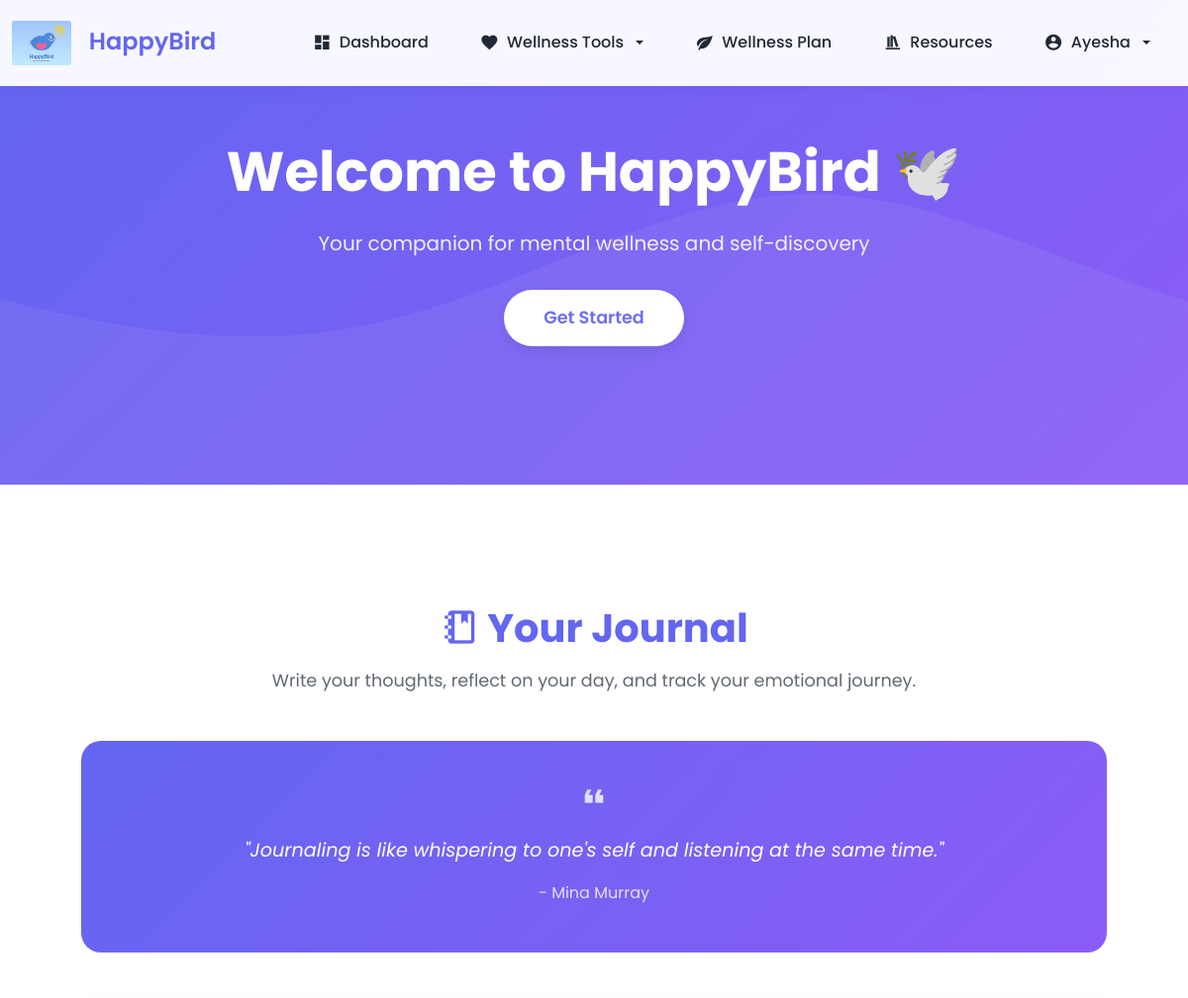
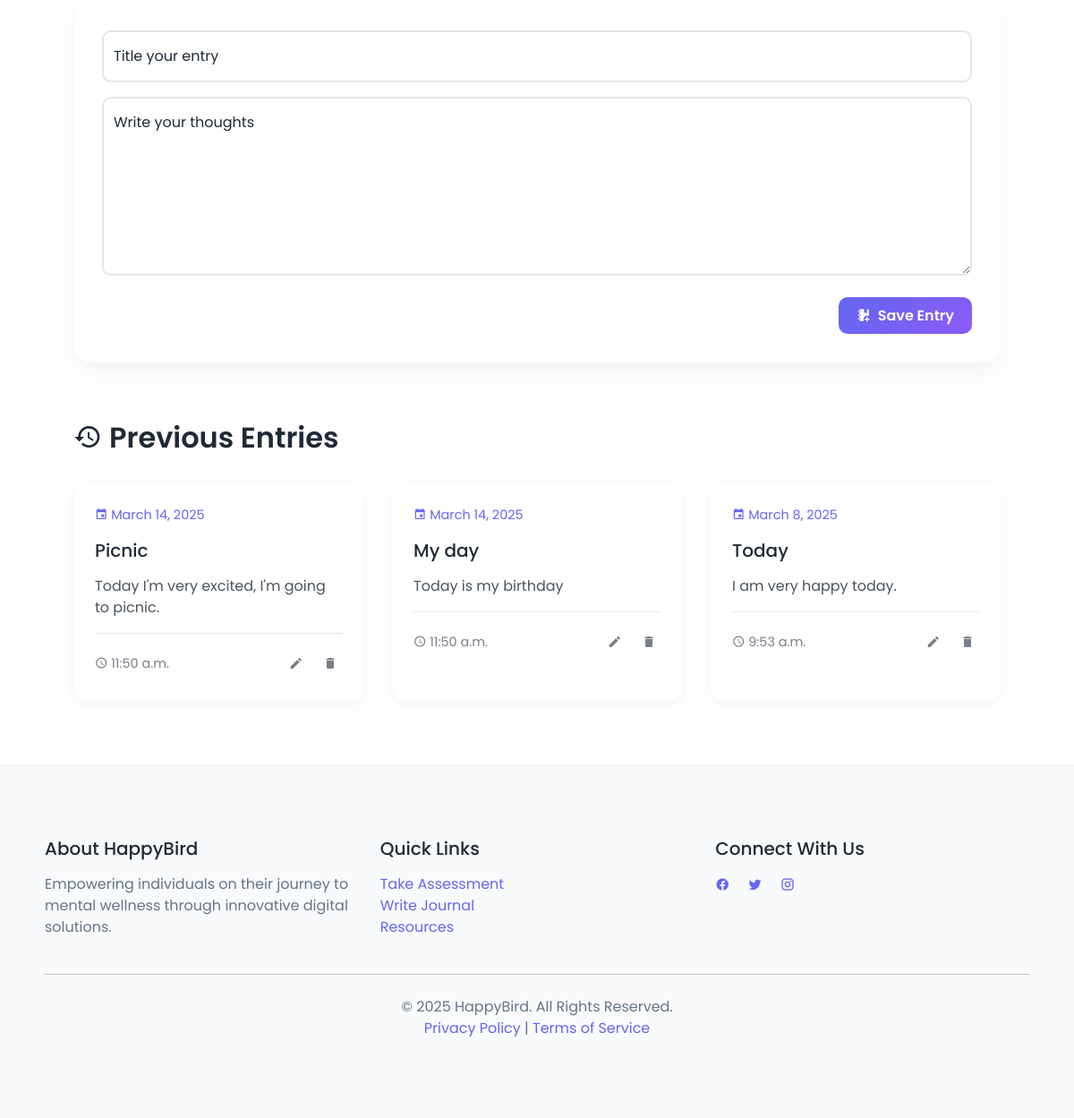
The app's page /journal/ (signed in) with its own data (2 pictures, top to bottom).
### core/models.py (models this page shows, shortened)
class JournalEntry(models.Model):
    user = models.ForeignKey(User, on_delete=models.CASCADE)
    title = models.CharField(max_length=255)
    content = models.TextField()
    created_at = models.DateTimeField(auto_now_add=True)

### core/views.py (the view)
# urls.py: path('journal/', views.journal_view, name='journal'),
@login_required
def journal_view(request):
    if request.method == "POST":
        form = JournalEntryForm(request.POST)
        if form.is_valid():
            entry = form.save(commit=False)
            entry.user = request.user
            entry.save()
            return redirect('journal')  # Refresh the page to show the new entry
    else:
        form = JournalEntryForm()
    entries = JournalEntry.objects.filter(user=request.user).order_by('-created_at')
    return render(request, 'journal.html', {
        'form': form,
        'entries': entries,
    })

### core/forms.py
class JournalEntryForm(forms.ModelForm):
    class Meta:
        model = JournalEntry
        fields = ['title', 'content']

### core/templates/journal.html (shortened to what this page needs)
{% extends 'base.html' %}
{% load static %}
{% block content %}
<div class="journal-container">
    <div class="journal-header" data-aos="fade-down">
        <h1><i class="mdi mdi-notebook-outline me-2"></i>Your Journal</h1>
        <p>Write your thoughts, reflect on your day, and track your emotional journey.</p>
    </div>
    <div class="quote-card" data-aos="fade-up">
        <div class="quote-icon">
            <i class="mdi mdi-format-quote-open"></i>
        </div>
        <p class="quote-text">"Journaling is like whispering to one's self and listening at the same time."</p>
        <p class="quote-author">- Mina Murray</p>
    </div>
    <div class="journal-form-card" data-aos="fade-up" data-aos-delay="100">
        <form method="post">
            <div class="form-floating mb-3">
                <input type="text" class="form-control" name="title" id="title" placeholder="Entry title..." required>
                <label for="title">Title your entry</label>
            </div>
            <div class="form-floating mb-4">
                <textarea class="form-control" name="content" id="content" rows="6" placeholder="What's on your mind?" required style="height: 200px"></textarea>
                <label for="content">Write your thoughts</label>
            </div>
            <div class="text-end">
                <button type="submit" class="btn btn-gradient">
                    <i class="mdi mdi-notebook-plus me-2"></i>Save Entry
                </button>
            </div>
        </form>
    </div>
    {% if entries %}
    <div class="journal-entries-section" data-aos="fade-up" data-aos-delay="200">
        <h2><i class="mdi mdi-history me-2"></i>Previous Entries</h2>
        <div class="journal-entries-grid">
            {% for entry in entries %}
            <div class="journal-entry-card" data-aos="fade-up" data-aos-delay="{{ forloop.counter|add:200 }}">
                <div class="entry-date">
                    <i class="mdi mdi-calendar"></i>
                    {{ entry.created_at|date:"F j, Y" }}
                </div>
                <h5>{{ entry.title }}</h5>
                <p class="entry-content">{{ entry.content }}</p>
                <div class="entry-footer">
                    <span class="entry-time">
                        <i class="mdi mdi-clock-outline"></i>
                        {{ entry.created_at|date:"g:i a" }}
                    </span>
                    <div class="entry-actions">
                        <button class="btn btn-link" title="Edit">
                            <i class="mdi mdi-pencil"></i>
                        </button>
                        <button class="btn btn-link" title="Delete">
                            <i class="mdi mdi-delete"></i>
                        </button>
                    </div>
                </div>
            </div>
            {% endfor %}
        </div>
    </div>
    {% else %}
    <div class="empty-state" data-aos="fade-up" data-aos-delay="200">
        <i class="mdi mdi-notebook-plus-outline empty-icon"></i>
        <p>No journal entries yet. Start writing your first entry!</p>
    </div>
    {% endif %}
</div>
{% endblock %}

### core/templates/base.html (shortened to what this page needs)
<!DOCTYPE html>
<html lang="en">
<head>
    {% load static %}
    <link href="https://cdn.jsdelivr.net/npm/bootstrap@5.3.3/dist/css/bootstrap.min.css" rel="stylesheet">
    <link rel="stylesheet" href="https://cdnjs.cloudflare.com/ajax/libs/animate.css/4.1.1/animate.min.css"/>
    <link rel="stylesheet" href="https://cdn.jsdelivr.net/npm/aos@2.3.4/dist/aos.css" />
    <link rel="stylesheet" href="https://cdn.jsdelivr.net/npm/@mdi/font@6.5.95/css/materialdesignicons.min.css">
</head>
<body>
<nav class="navbar navbar-expand-lg navbar-light fixed-top">
    <div class="container-fluid">
        <a class="navbar-brand" href="/">
            <img src="{% static 'images/logo.svg' %}" alt="HappyBird Logo"> HappyBird
        </a>
        <div class="collapse navbar-collapse" id="navbarNav">
            <ul class="navbar-nav ms-auto">
                {% if user.is_authenticated %}
                    <li class="nav-item">
                        <a class="nav-link" href="{% url 'dashboard' %}">
                            <i class="mdi mdi-view-dashboard"></i> Dashboard
                        </a>
                    </li>
                    <li class="nav-item dropdown">
                        <a class="nav-link dropdown-toggle" href="#" id="wellnessDropdown" role="button" data-bs-toggle="dropdown">
                            <i class="mdi mdi-heart"></i> Wellness Tools
                        </a>
                    </li>
                    <li class="nav-item">
                        <a class="nav-link" href="{% url 'wellness_plan' %}">
                            <i class="mdi mdi-leaf"></i> Wellness Plan
                        </a>
                    </li>
                    <li class="nav-item">
                        <a class="nav-link" href="{% url 'resources' %}">
                            <i class="mdi mdi-bookshelf"></i> Resources
                        </a>
                    </li>
                    <li class="nav-item dropdown">
                        <a class="nav-link dropdown-toggle" href="#" id="userDropdown" role="button" data-bs-toggle="dropdown">
                            <i class="mdi mdi-account-circle"></i> {{ user.username }}
                        </a>
                    </li>
                {% endif %}
            </ul>
        </div>
    </div>
</nav>
<div class="hero-section">
    <div class="container">
        <h1 class="animate__animated animate__fadeInDown">Welcome to HappyBird 🕊️</h1>
        <p class="animate__animated animate__fadeInUp animate__delay-1s">Your companion for mental wellness and self-discovery</p>
        <a href="#" class="btn hero-btn animate__animated animate__fadeInUp animate__delay-2s">Get Started</a>
    </div>
</div>
<div class="container mt-5">
    {% block content %}{% endblock %}
</div>
<footer class="footer">
    <div class="container">
        <div class="row">
            <div class="col-md-4 mb-4 mb-md-0">
                <h5 class="mb-3">About HappyBird</h5>
                <p>Empowering individuals on their journey to mental wellness through innovative digital solutions.</p>
            </div>
            <div class="col-md-4 mb-4 mb-md-0">
                <h5 class="mb-3">Quick Links</h5>
                <ul class="list-unstyled">
                    <li><a href="{% url 'assessment' %}">Take Assessment</a></li>
                    <li><a href="{% url 'journal' %}">Write Journal</a></li>
                    <li><a href="{% url 'resources' %}">Resources</a></li>
                </ul>
            </div>
            <div class="col-md-4">
                <h5 class="mb-3">Connect With Us</h5>
                <div class="social-links">
                    <a href="#" class="me-3"><i class="mdi mdi-facebook"></i></a>
                    <a href="#" class="me-3"><i class="mdi mdi-twitter"></i></a>
                    <a href="#" class="me-3"><i class="mdi mdi-instagram"></i></a>
                </div>
            </div>
        </div>
        <hr class="my-4">
        <p class="text-center mb-0">&copy; 2025 HappyBird. All Rights Reserved.</p>
        <p class="text-center"><a href="#">Privacy Policy</a> | <a href="#">Terms of Service</a></p>
    </div>
</footer>
</body>
</html>

### core/templates/base.html (style rules this page uses)
:root { --primary-color: #6366f1; --secondary-color: #8b5cf6; --accent-color: #a855f7; --text-color: #1f2937; --light-bg: #f9fafb; }
body { font-family: 'Poppins', sans-serif; min-height: 100vh; display: flex; flex-direction: column; color: var(--text-color); background-color: #ffffff; }
.navbar { background: rgba(255, 255, 255, 0.95) !important; backdrop-filter: blur(10px); box-shadow: 0 2px 15px rgba(0, 0, 0, 0.05); padding: 1rem 0; }
.navbar-brand { font-weight: 600; font-size: 1.5rem; color: var(--primary-color) !important; transition: all 0.3s ease; }
.navbar-brand img { height: 45px; margin-right: 12px; transition: transform 0.3s ease; }
.nav-link { font-weight: 500; color: var(--text-color) !important; margin: 0 10px; padding: 8px 16px !important; border-radius: 8px; transition: all 0.3s ease; display: flex; align-items: center; gap: 0.5rem; }
.nav-link i { font-size: 1.2rem; }
.btn-gradient { background: linear-gradient(135deg, var(--primary-color), var(--secondary-color)); color: white !important; border: none; padding: 8px 20px !important; border-radius: 8px; transition: all 0.3s ease; }
.hero-section { background: linear-gradient(135deg, var(--primary-color) 0%, var(--secondary-color) 100%); color: #fff; padding: 100px 20px; text-align: center; position: relative; overflow: hidden; }
.hero-section::before { content: ''; position: absolute; top: 0; left: 0; right: 0; bottom: 0; background-size: cover; background-position: center; opacity: 0.6; }
.hero-section h1 { font-size: 3.5rem; font-weight: 700; margin-bottom: 1.5rem; animation: fadeInDown 1s ease; }
.hero-section p { font-size: 1.25rem; margin-bottom: 2rem; animation: fadeInUp 1s ease 0.3s; opacity: 0.9; }
.hero-btn { background: #fff; color: var(--primary-color); border: none; padding: 15px 40px; border-radius: 30px; font-weight: 600; font-size: 1.1rem; transition: all 0.3s ease; box-shadow: 0 4px 15px rgba(0, 0, 0, 0.1); animation: fadeInUp 1s ease 0.6s; }
.container { padding: 40px 20px; }
.footer { background: var(--light-bg); padding: 40px 0; margin-top: auto; border-top: 1px solid rgba(0, 0, 0, 0.05); }
.footer p { margin-bottom: 0.5rem; color: #64748b; }
.footer a { color: var(--primary-color); text-decoration: none; transition: color 0.3s ease; }

### core/templates/journal.html (style rules this page uses)
.journal-container { max-width: 1200px; margin: 0 auto; padding: 2rem; }
.journal-header { text-align: center; margin-bottom: 3rem; }
.journal-header h1 { color: var(--primary-color); font-weight: 700; margin-bottom: 1rem; }
.journal-header p { color: var(--text-color); opacity: 0.7; font-size: 1.1rem; }
.quote-card { background: linear-gradient(135deg, var(--primary-color), var(--secondary-color)); color: #fff; padding: 2rem; border-radius: 20px; text-align: center; margin-bottom: 3rem; }
.quote-icon { font-size: 2rem; margin-bottom: 1rem; opacity: 0.8; }
.quote-text { font-size: 1.2rem; font-style: italic; margin-bottom: 1rem; }
.quote-author { opacity: 0.8; }
.journal-form-card { background: #fff; padding: 2rem; border-radius: 20px; box-shadow: 0 10px 30px rgba(0, 0, 0, 0.05); margin-bottom: 3rem; }
.form-floating > .form-control { border: 2px solid rgba(0, 0, 0, 0.1); border-radius: 10px; transition: all 0.3s ease; }
.btn-gradient { background: linear-gradient(135deg, var(--primary-color), var(--secondary-color)); color: #fff; border: none; padding: 0.75rem 1.5rem; border-radius: 10px; font-weight: 600; transition: all 0.3s ease; }
.journal-entries-section { margin-top: 4rem; }
.journal-entries-section h2 { color: var(--text-color); font-weight: 600; margin-bottom: 2rem; }
.journal-entries-grid { display: grid; grid-template-columns: repeat(auto-fill, minmax(300px, 1fr)); gap: 2rem; }
.journal-entry-card { background: #fff; padding: 1.5rem; border-radius: 15px; box-shadow: 0 5px 20px rgba(0, 0, 0, 0.05); transition: all 0.3s ease; }
.entry-date { color: var(--primary-color); font-size: 0.9rem; margin-bottom: 1rem; }
.entry-content { color: var(--text-color); opacity: 0.8; margin: 1rem 0; overflow: hidden; display: -webkit-box; -webkit-line-clamp: 4; -webkit-box-orient: vertical; }
.entry-footer { display: flex; justify-content: space-between; align-items: center; margin-top: 1rem; padding-top: 1rem; border-top: 1px solid rgba(0, 0, 0, 0.1); }
.entry-time { color: var(--text-color); opacity: 0.6; font-size: 0.9rem; }
.entry-actions .btn-link { color: var(--text-color); opacity: 0.6; padding: 0.25rem; margin-left: 0.5rem; transition: all 0.3s ease; }

### records on screen
JournalEntry: created_at "March 14, 2025", title "Picnic", content "Today I'm very excited, I'm going to picnic.", created_at "11:50 a.m."
JournalEntry: created_at "March 14, 2025", title "My day", content "Today is my birthday", created_at "11:50 a.m."
JournalEntry: created_at "March 8, 2025", title "Today", content "I am very happy today.", created_at "9:53 a.m."

### other values on screen
{{ user.username }} "Ayesha"
